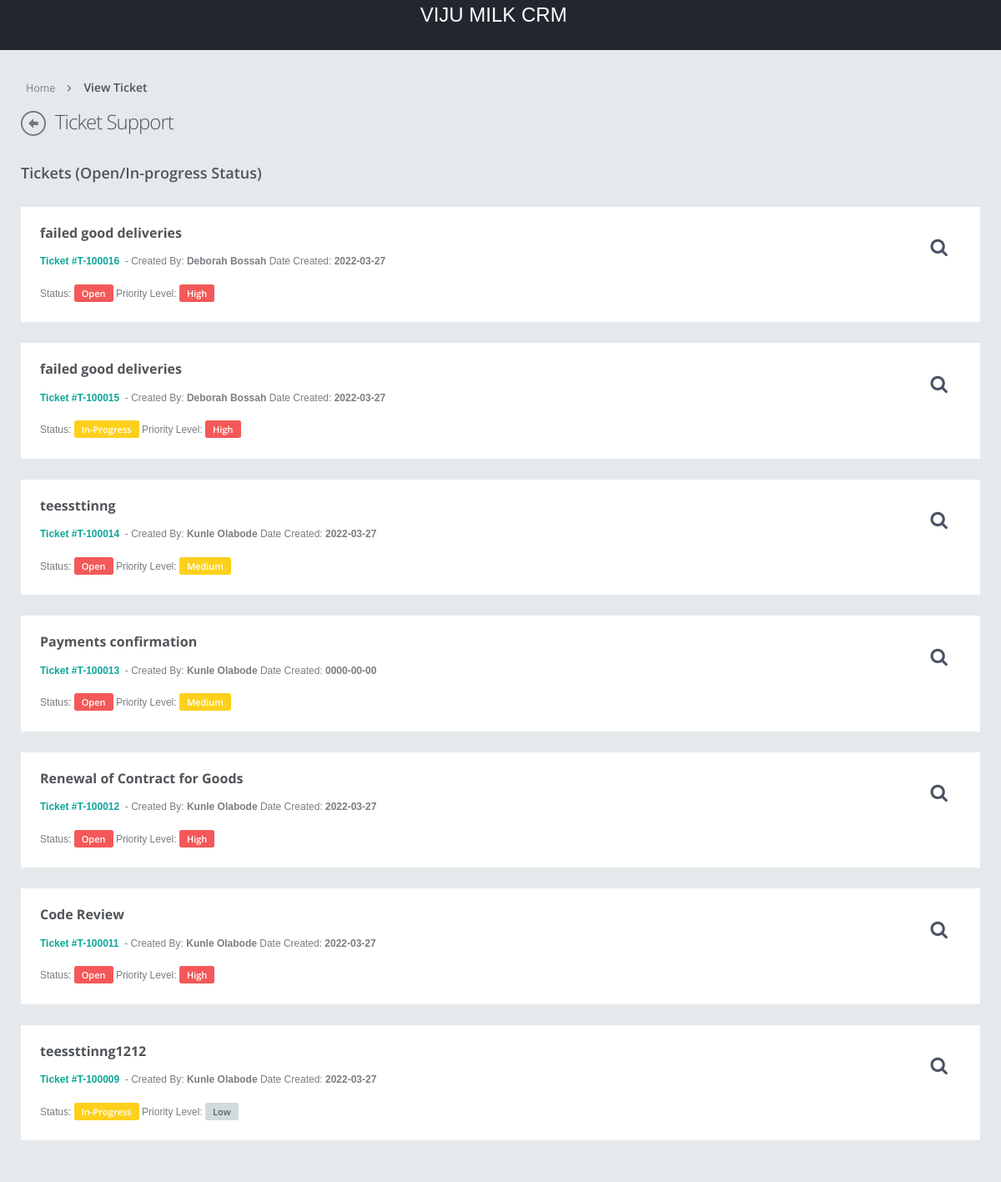
Screenshot of /admin/manage-tickets.php (signed in) with the database file from the repository.
### tables this page shows
CREATE TABLE `ticket` (
  `id` int(11) NOT NULL,
  `ticket_id` varchar(100) NOT NULL,
  `user_id` varchar(300) NOT NULL,
  `subject` varchar(300) NOT NULL,
  `task_type` varchar(300) NOT NULL,
  `prioprity` varchar(300) NOT NULL,
  `ticket` longtext NOT NULL,
  `attachment` varchar(300) NOT NULL,
  `status` varchar(300) NOT NULL,
  `admin_remark` longtext NOT NULL,
  `posting_date` date NOT NULL,
  `admin_remark_date` timestamp NULL DEFAULT NULL ON UPDATE current_timestamp()
);

CREATE TABLE `user` (
  `id` int(11) NOT NULL,
  `firstname` varchar(255) DEFAULT NULL,
  `lastname` varchar(255) NOT NULL,
  `email` varchar(255) DEFAULT NULL,
  `alt_email` varchar(255) DEFAULT NULL,
  `password` varchar(255) DEFAULT NULL,
  `mobile` varchar(255) DEFAULT NULL,
  `gender` varchar(255) DEFAULT NULL,
  `user_image` varchar(255) DEFAULT NULL,
  `address` varchar(500) DEFAULT NULL,
  `status` int(11) DEFAULT NULL,
  `posting_date` timestamp NULL DEFAULT current_timestamp()
);

### admin/manage-tickets.php (the view, shortened to what this page needs)
<?php
include("dbconnection.php");
?>
<!DOCTYPE html>
<html>
<head>
<link href="assets/plugins/pace/pace-theme-flash.css" rel="stylesheet" type="text/css" media="screen"/>
<link href="assets/plugins/bootstrap-wysihtml5/bootstrap-wysihtml5.css" rel="stylesheet" type="text/css"/>
<link href="assets/plugins/boostrapv3/css/bootstrap.min.css" rel="stylesheet" type="text/css"/>
<link href="assets/plugins/boostrapv3/css/bootstrap-theme.min.css" rel="stylesheet" type="text/css"/>
<link href="assets/plugins/font-awesome/css/font-awesome.css" rel="stylesheet" type="text/css"/>
<link href="assets/css/animate.min.css" rel="stylesheet" type="text/css"/>
<link href="assets/plugins/jquery-scrollbar/jquery.scrollbar.css" rel="stylesheet" type="text/css"/>
<link href="assets/css/style.css" rel="stylesheet" type="text/css"/>
<link href="assets/css/responsive.css" rel="stylesheet" type="text/css"/>
<link href="assets/css/custom-icon-set.css" rel="stylesheet" type="text/css"/>
</head>
<body class="">
<?php include("header.php");?>
<div class="page-container row">
  <div class="page-content">
    <div class="content">
      <ul class="breadcrumb">
        <li>
          <p>Home</p>
        </li>
        <li><a href="#" class="active">View Ticket</a></li>
      </ul>
      <div class="page-title"> <i class="icon-custom-left"></i>
        <h3>Ticket Support</h3>
      </div>
      <h4> <span class="semi-bold">Tickets (Open/In-progress Status)</span></h4>
      <br>
     <?php $rt=mysqli_query($con,"select * from ticket where status != 'Closed' order by id desc");
													while($row=mysqli_fetch_array($rt))
													{
                            $rtt=mysqli_query($con,"select * from user where id = '$row[user_id]'");
                            $rows=mysqli_fetch_array($rtt);
													?>
      <div class="row">
        <div class="col-md-12">
          <div class="grid simple no-border">
            <div class="grid-title no-border descriptive clickable">
              <h4 class="bold"><b><?php echo $row['subject'];?></b></h4>
              <p ><span class="text-success bold">Ticket #<?php echo $_SESSION['sid']=$row['ticket_id'];?></span>&nbsp; - Created By: <b><?php echo $rows['firstname'].' '.$rows['lastname'];?></b> Date Created: <b><?php echo $row['posting_date'];?></b></p>
              <div class="actions"> <a class="view" href="javascript:;"><i class="fa fa-search"></i></a>  </div>
              <p>
                Status: <span class="<?php if($row['status'] == "Open"){echo "label label-important";}if($row['status'] == "Closed"){echo "label label-success";}if($row['status'] == "In-Progress"){echo "label label-warning";}?>"><?php echo $row['status'];?></span>
                Priority Level: <span class="<?php if($row['prioprity'] == "High"){echo "label label-important";}if($row['prioprity'] == "Low"){echo "label label-s";}if($row['prioprity'] == "Medium"){echo "label label-warning";}?>"><?php echo $row['prioprity'];?></span>
              </p>
            </div>
            </div>
               <?php } ?>
          </div>
        </div>
          </div>
        </div>
      </div>
          </div>
        </div>
      </div>
          </div>
        </div>
      </div>
    </div>
  </div>
</div>
</body>
</html>

### admin/assets/css/responsive.css (style rules this page uses)
@media (min-width: 980px) { .page-content { margin-left: 250px; min-height: 100%; } }
@media only screen and (min-device-width: 768px) and (max-device-width: 1024px) and (orientation: portrait) { body { background-color: #1b1e24; } }
@media only screen and (min-device-width: 768px) and (max-device-width: 1024px) and (orientation: portrait) { .page-content .content { padding-top: 95px; } }
@media only screen and (min-device-width: 768px) and (max-device-width: 1024px) and (orientation: portrait) { .page-content { margin: 0px; } }
@media only screen and (min-device-width: 768px) and (max-device-width: 1024px) and (orientation: portrait) { .page-content .content { padding: 25px; padding-top: 95px; } }

### rows the page displays
ticket: subject "failed good deliveries", ticket "T-100016", user.firstname "Deborah", user.lastname "Bossah", posting_date "2022-03-27", status "Open", prioprity "High"
ticket: subject "failed good deliveries", ticket "T-100015", user.firstname "Deborah", user.lastname "Bossah", posting_date "2022-03-27", status "In-Progress", prioprity "High"
ticket: subject "teessttinng", ticket "T-100014", user.firstname "Kunle", user.lastname "Olabode", posting_date "2022-03-27", status "Open", prioprity "Medium"
ticket: subject "Payments confirmation", ticket "T-100013", user.firstname "Kunle", user.lastname "Olabode", posting_date "0000-00-00", status "Open", prioprity "Medium"
ticket: subject "Renewal of Contract for Goods", ticket "T-100012", user.firstname "Kunle", user.lastname "Olabode", posting_date "2022-03-27", status "Open", prioprity "High"
ticket: subject "Code Review", ticket "T-100011", user.firstname "Kunle", user.lastname "Olabode", posting_date "2022-03-27", status "Open", prioprity "High"
ticket: subject "teessttinng1212", ticket "T-100009", user.firstname "Kunle", user.lastname "Olabode", posting_date "2022-03-27", status "In-Progress", prioprity "Low"
